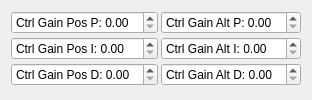
              <widget class="QWidget" name="tab_10">
               <attribute name="icon">
                <iconset resource="resources.qrc">
                 <normaloff>:/models/Icons/Waypoint Map-96.png</normaloff>:/models/Icons/Waypoint Map-96.png</iconset>
               </attribute>
               <attribute name="title">
                <string/>
               </attribute>
               <attribute name="toolTip">
                <string>Position Controller</string>
               </attribute>
               <layout class="QGridLayout" name="gridLayout_5">
                <property name="spacing">
                 <number>3</number>
                </property>
                <item row="1" column="0">
                 <widget class="QDoubleSpinBox" name="confCtrlGainPosIBox">
                  <property name="prefix">
                   <string>Ctrl Gain Pos I: </string>
                  </property>
                  <property name="singleStep">
                   <double>0.010000000000000</double>
                  </property>
                 </widget>
                </item>
                <item row="1" column="1">
                 <widget class="QDoubleSpinBox" name="confCtrlGainAltIBox">
                  <property name="prefix">
                   <string>Ctrl Gain Alt I: </string>
                  </property>
                  <property name="singleStep">
                   <double>0.010000000000000</double>
                  </property>
                 </widget>
                </item>
                <item row="2" column="1">
                 <widget class="QDoubleSpinBox" name="confCtrlGainAltDBox">
                  <property name="prefix">
                   <string>Ctrl Gain Alt D: </string>
                  </property>
                  <property name="singleStep">
                   <double>0.010000000000000</double>
                  </property>
                 </widget>
                </item>
                <item row="0" column="1">
                 <widget class="QDoubleSpinBox" name="confCtrlGainAltPBox">
                  <property name="prefix">
                   <string>Ctrl Gain Alt P: </string>
                  </property>
                  <property name="singleStep">
                   <double>0.010000000000000</double>
                  </property>
                 </widget>
                </item>
                <item row="2" column="0">
                 <widget class="QDoubleSpinBox" name="confCtrlGainPosDBox">
                  <property name="prefix">
                   <string>Ctrl Gain Pos D: </string>
                  </property>
                  <property name="singleStep">
                   <double>0.010000000000000</double>
                  </property>
                 </widget>
                </item>
                <item row="0" column="0">
                 <widget class="QDoubleSpinBox" name="confCtrlGainPosPBox">
                  <property name="prefix">
                   <string>Ctrl Gain Pos P: </string>
                  </property>
                  <property name="singleStep">
                   <double>0.010000000000000</double>
                  </property>
                 </widget>
                </item>
                <item row="3" column="0">
                 <spacer name="verticalSpacer_5">
                  <property name="orientation">
                   <enum>Qt::Vertical</enum>
                  </property>
                  <property name="sizeType">
                   <enum>QSizePolicy::MinimumExpanding</enum>
                  </property>
                  <property name="sizeHint" stdset="0">
                   <size>
                    <width>20</width>
                    <height>0</height>
                   </size>
                  </property>
                 </spacer>
                </item>
               </layout>
              </widget>
